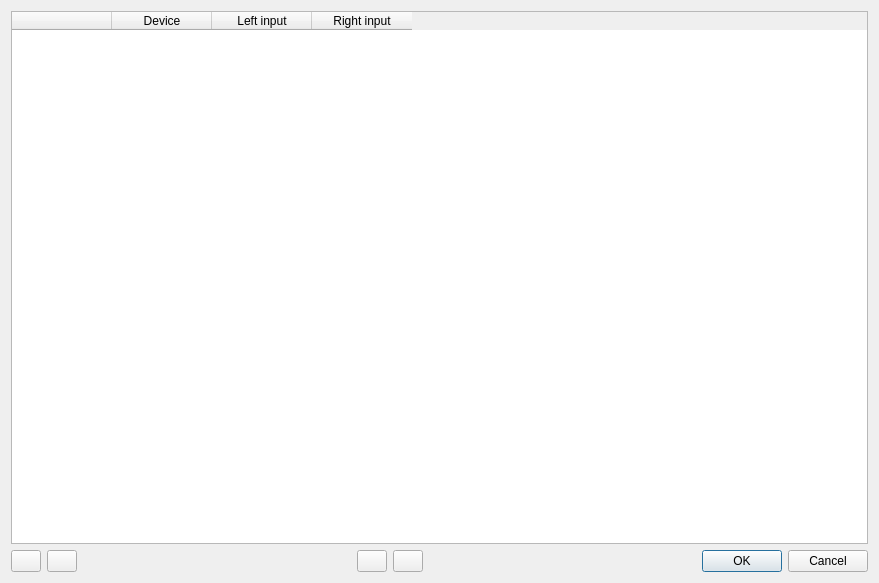
<?xml version="1.0" encoding="UTF-8"?>
<ui version="4.0">
 <class>InputMappingDialog</class>
 <widget class="QDialog" name="InputMappingDialog">
  <property name="geometry">
   <rect>
    <x>0</x>
    <y>0</y>
    <width>879</width>
    <height>583</height>
   </rect>
  </property>
  <property name="windowTitle">
   <string>Input mapping</string>
  </property>
  <layout class="QVBoxLayout" name="verticalLayout_2">
   <item>
    <widget class="QTableWidget" name="table">
     <column>
      <property name="text">
       <string/>
      </property>
     </column>
     <column>
      <property name="text">
       <string>Device</string>
      </property>
     </column>
     <column>
      <property name="text">
       <string>Left input</string>
      </property>
     </column>
     <column>
      <property name="text">
       <string>Right input</string>
      </property>
     </column>
    </widget>
   </item>
   <item>
    <layout class="QHBoxLayout" name="horizontalLayout_2" stretch="0,0,1,0,0,1,0">
     <item>
      <widget class="QPushButton" name="pushButton">
       <property name="sizePolicy">
        <sizepolicy hsizetype="Fixed" vsizetype="Fixed">
         <horstretch>0</horstretch>
         <verstretch>0</verstretch>
        </sizepolicy>
       </property>
       <property name="maximumSize">
        <size>
         <width>30</width>
         <height>30</height>
        </size>
       </property>
       <property name="text">
        <string/>
       </property>
       <property name="icon">
        <iconset theme="list-add">
         <normaloff>.</normaloff>.</iconset>
       </property>
      </widget>
     </item>
     <item>
      <widget class="QPushButton" name="pushButton_2">
       <property name="sizePolicy">
        <sizepolicy hsizetype="Fixed" vsizetype="Fixed">
         <horstretch>0</horstretch>
         <verstretch>0</verstretch>
        </sizepolicy>
       </property>
       <property name="maximumSize">
        <size>
         <width>30</width>
         <height>30</height>
        </size>
       </property>
       <property name="text">
        <string/>
       </property>
       <property name="icon">
        <iconset theme="list-remove">
         <normaloff>.</normaloff>.</iconset>
       </property>
      </widget>
     </item>
     <item>
      <spacer name="horizontalSpacer_2">
       <property name="orientation">
        <enum>Qt::Horizontal</enum>
       </property>
       <property name="sizeHint" stdset="0">
        <size>
         <width>40</width>
         <height>20</height>
        </size>
       </property>
      </spacer>
     </item>
     <item>
      <widget class="QPushButton" name="pushButton_3">
       <property name="maximumSize">
        <size>
         <width>30</width>
         <height>30</height>
        </size>
       </property>
       <property name="text">
        <string/>
       </property>
       <property name="icon">
        <iconset theme="go-up">
         <normaloff>.</normaloff>.</iconset>
       </property>
      </widget>
     </item>
     <item>
      <widget class="QPushButton" name="pushButton_4">
       <property name="maximumSize">
        <size>
         <width>30</width>
         <height>30</height>
        </size>
       </property>
       <property name="text">
        <string/>
       </property>
       <property name="icon">
        <iconset theme="go-down">
         <normaloff>.</normaloff>.</iconset>
       </property>
      </widget>
     </item>
     <item>
      <spacer name="horizontalSpacer">
       <property name="orientation">
        <enum>Qt::Horizontal</enum>
       </property>
       <property name="sizeHint" stdset="0">
        <size>
         <width>40</width>
         <height>20</height>
        </size>
       </property>
      </spacer>
     </item>
     <item>
      <widget class="QDialogButtonBox" name="buttonBox">
       <property name="orientation">
        <enum>Qt::Horizontal</enum>
       </property>
       <property name="standardButtons">
        <set>QDialogButtonBox::Cancel|QDialogButtonBox::Ok</set>
       </property>
      </widget>
     </item>
    </layout>
   </item>
  </layout>
 </widget>
 <resources/>
 <connections>
  <connection>
   <sender>buttonBox</sender>
   <signal>accepted()</signal>
   <receiver>Dialog</receiver>
   <slot>accept()</slot>
   <hints>
    <hint type="sourcelabel">
     <x>248</x>
     <y>254</y>
    </hint>
    <hint type="destinationlabel">
     <x>157</x>
     <y>274</y>
    </hint>
   </hints>
  </connection>
  <connection>
   <sender>buttonBox</sender>
   <signal>rejected()</signal>
   <receiver>Dialog</receiver>
   <slot>reject()</slot>
   <hints>
    <hint type="sourcelabel">
     <x>316</x>
     <y>260</y>
    </hint>
    <hint type="destinationlabel">
     <x>286</x>
     <y>274</y>
    </hint>
   </hints>
  </connection>
 </connections>
</ui>
